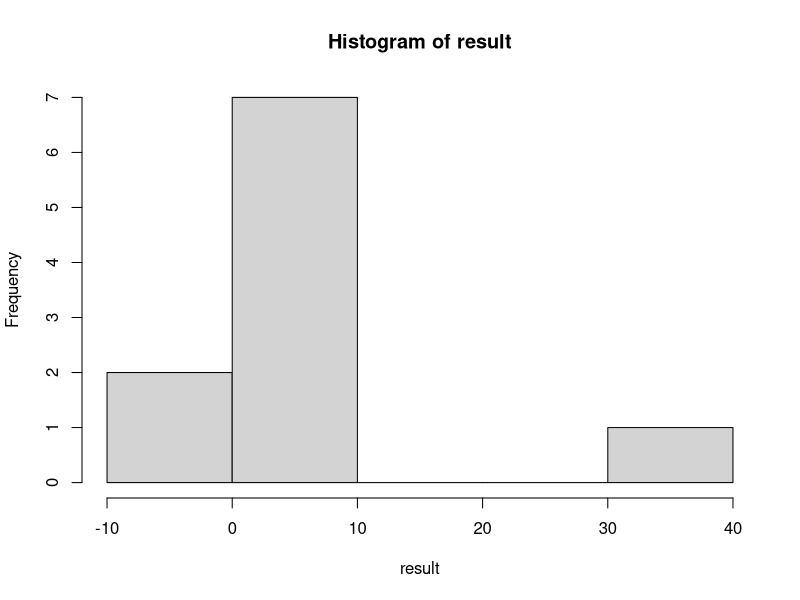

Source code (R):
# 1.
x0 = 17218
x = numeric(20)
x[1] = (172 * x0) %% 30307
for (i in 2:20) {
  x[i] = (x[i - 1] * 172) %% 30307
}
x

# 2.
x0 = 2019
x = numeric(20)
x[1] = (171 * x0) %% 32767
for (i in 2:20) {
  x[i] = (x[i - 1] * 171) %% 32767
}
x

# 3.
# a
set.seed(32078)
runif(10, 0, 1)

# b
set.seed(32078)
runif(10, 3, 7)

# c
set.seed(32078)
runif(10, -2, 2)

# 4.
# a
set.seed(32078)
u = runif(10, -2, 2)
mean(u)
var(u)
sd(u)

# b
median(u)

# c
sum(u < 0.6)
probability = rep(c('0.6', '0.61'), times = c(610, 390))
b = 10000
events = replicate(b, sample(probability, 1))
table_1 = table(events)
table_1
prop.table(table_1)

# d
result = 1 / (u + 1)
result

# e
hist(result)

# 5.
# a
r = runif(10000, 3.7, 5.8)
mean(r)
var(r)
sd(r)
(3.7 + 5.8) / 2
(5.8 - 3.7) ^ 2 /12
sqrt((5.8 - 3.7) ^ 2 / 12)

# b
mean(r > 4)
(5.8 - 4) / (5.8 - 3.7)

# 6
# a
u1 = runif(10000, 0, 1)
u2 = runif(10000, 0, 1)
E = u1 + u2
E

# b
u1 = runif(10000, 0, 1)
u2 = runif(10000, 0, 1)
var = u1 + u2
var
(u1) + (u2)

# c
u1 = runif(10000, 0, 1)
u2 = runif(10000, 0, 1)
p = (u1 + u2 <= 1.5)
p

# d
u1 = runif(10000, 0, 1)
u2 = runif(10000, 0, 1)
p = (sqrt(u1) + sqrt(u2) <= 1.5)
p

# 7.
# a
u1 = runif(10000)
u2 = runif(10000)
u3 = runif(10000)
u = u1 + u2 + u3
mean(u)

# b
var(u)
var(u1) + var(u2) + var(u3)

# c
mean(sqrt(u))

# d
v <- sqrt(u1) + sqrt(u2) + sqrt(u3)
mean(v >= 0.8)